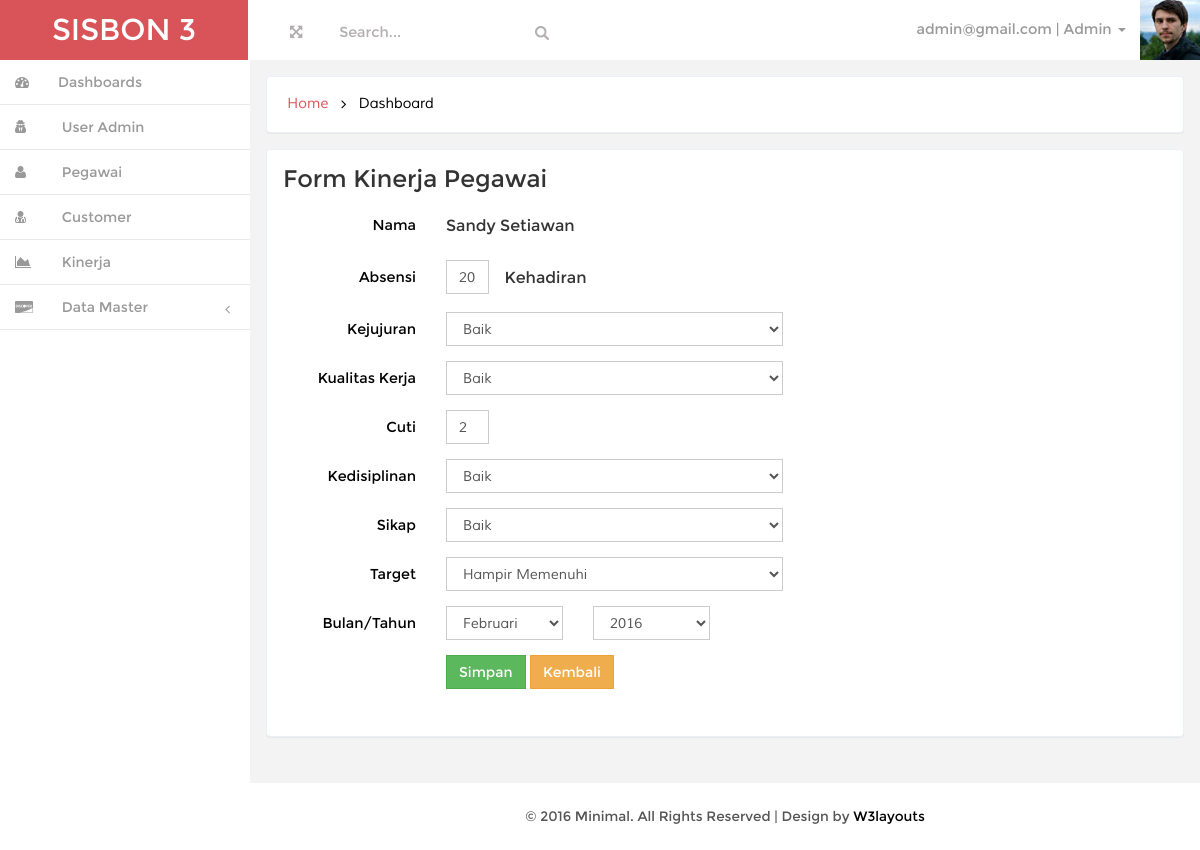
Page /index.php?page=kinerja_edit&idpegawai=1&id=2 (signed in) on the committed database.
### tables this page shows
CREATE TABLE IF NOT EXISTS `tbpegawai` (
  `id_pegawai` int(11) NOT NULL AUTO_INCREMENT,
  `nama` varchar(100) NOT NULL,
  `tgl_lahir` date NOT NULL,
  `no_telp` varchar(20) NOT NULL,
  `alamat` text NOT NULL,
  `tgl_masuk` date NOT NULL,
  `email` varchar(50) NOT NULL,
  `password` varchar(50) NOT NULL,
  PRIMARY KEY (`id_pegawai`)
);

CREATE TABLE IF NOT EXISTS `tbkinerja` (
  `id_kinerja` int(11) NOT NULL AUTO_INCREMENT,
  `id_pegawai` int(11) NOT NULL,
  `jml_absensi` int(11) NOT NULL,
  `kejujuran` int(11) NOT NULL,
  `kualitas_kerja` int(11) NOT NULL,
  `cuti` int(11) NOT NULL,
  `kedisiplinan` int(11) NOT NULL,
  `sikap` int(11) NOT NULL,
  `target` int(11) NOT NULL,
  `bulan` varchar(20) NOT NULL,
  `tahun` varchar(5) NOT NULL,
  PRIMARY KEY (`id_kinerja`)
);

CREATE TABLE IF NOT EXISTS `tbkejujuran` (
  `id_kejujuran` int(11) NOT NULL AUTO_INCREMENT,
  `ket` varchar(50) NOT NULL,
  `nilai` int(11) NOT NULL,
  PRIMARY KEY (`id_kejujuran`)
);

CREATE TABLE IF NOT EXISTS `tbkualitaskerja` (
  `id_kualitaskerja` int(11) NOT NULL AUTO_INCREMENT,
  `ket` varchar(50) NOT NULL,
  `nilai` int(11) NOT NULL,
  PRIMARY KEY (`id_kualitaskerja`)
);

CREATE TABLE IF NOT EXISTS `tbkedisiplinan` (
  `id_kedisiplinan` int(11) NOT NULL AUTO_INCREMENT,
  `ket` varchar(50) NOT NULL,
  `nilai` int(11) NOT NULL,
  PRIMARY KEY (`id_kedisiplinan`)
);

CREATE TABLE IF NOT EXISTS `tbsikap` (
  `id_sikap` int(11) NOT NULL AUTO_INCREMENT,
  `ket` varchar(50) NOT NULL,
  `nilai` int(11) NOT NULL,
  PRIMARY KEY (`id_sikap`)
);

CREATE TABLE IF NOT EXISTS `tbtarget` (
  `id_target` int(11) NOT NULL AUTO_INCREMENT,
  `ket` varchar(50) NOT NULL,
  `nilai` int(11) NOT NULL,
  PRIMARY KEY (`id_target`)
);

### class/User.php (called while the page is built, shortened)
<?php
include "SisbonHelper.php";
class User
{
    private $admin;
    public function __construct(){
        $admin = new Admin();
        $this->admin = $admin;
        $pegawai = new Pegawai();
        $customer = new Customer();
        if(isset($_SESSION['user_session']))
        {
            if($_SESSION['user_level']=='admin')
            {
                $this->getIdentitasAdmin();
            }
            elseif($_SESSION['user_level']=='pegawai')
            {
                $this->getIdentitasPegawai();
            }
            else
            {
                $this->getIdentitasCustomer();
            }
        }
    }
    public function getIdentitasAdmin()
    {
        $d = $this->admin->getById($_SESSION['user_session']);
        $this->nama_user = $d['nama'];
        $this->email_user = $d['email'];
    }
}

### class/Admin.php (called while the page is built, shortened)
<?php
class Admin implements BaseData
{
    private $conn;
    public function __construct()
    {
        $database = new Koneksi();
        $db = $database->dbKoneksi();
        $this->conn = $db;
    }
    public function getById($id)
    {
        $stmt = $this->conn->prepare("SELECT * FROM tbadmin WHERE id_admin=:uid_admin");
        $stmt->execute(array(':uid_admin'=>$id));
        $userRow=$stmt->fetch(PDO::FETCH_ASSOC);
        return $userRow;
    }
}

### session.php (called while the page is built, shortened)
<?php
$user = new User();

### class/Pegawai.php (called while the page is built, shortened)
<?php
class Pegawai implements BaseData
{
    private $conn;
    public function __construct()
    {
        $database = new Koneksi();
        $db = $database->dbKoneksi();
        $this->conn = $db;
    }
    public function getById($id)
    {
       try
       {
           $stmt = $this->conn->prepare("SELECT * FROM tbpegawai WHERE id_pegawai=$id");
           $stmt->execute();
           $rowPegawai = $stmt->fetch(PDO::FETCH_ASSOC);
           return $rowPegawai;
       }
       catch(PDOException $e)
       {
           echo $e->getMessage();
       }
    }
}

### class/Kinerja.php (called while the page is built, shortened)
<?php
class Kinerja implements BaseData
{
    private $conn;
    public function __construct()
    {
        $database = new Koneksi();
        $db = $database->dbKoneksi();
        $this->conn = $db;
    }
    public function getById($id)
    {
        try
        {
            $stmt = $this->conn->prepare("SELECT * FROM tbkinerja WHERE id_kinerja=$id");
            $stmt->execute();
            $rowKinerja = $stmt->fetch(PDO::FETCH_ASSOC);
            return $rowKinerja;
        }
        catch(PDOException $e)
        {
            echo $e->getMessage();
        }
    }
}

### class/Kejujuran.php (called while the page is built, shortened)
<?php
class Kejujuran implements BaseData
{
    private $conn;
    public function __construct()
    {
        $database = new Koneksi();
        $db = $database->dbKoneksi();
        $this->conn = $db;
    }
    public function getAll()
    {
        try
        {
            $stmt = $this->conn->prepare("SELECT * FROM tbkejujuran");
            $stmt->execute();
            $rowKejujuran = $stmt->fetchAll(PDO::FETCH_ASSOC);
            return $rowKejujuran;
        }
        catch(PDOException $e)
        {
            echo $e->getMessage();
        }
    }
}

### class/KualitasKerja.php (called while the page is built, shortened)
<?php
class KualitasKerja implements BaseData
{
    private $conn;
    public function __construct()
    {
        $database = new Koneksi();
        $db = $database->dbKoneksi();
        $this->conn = $db;
    }
    public function getAll()
    {
        try
        {
            $stmt = $this->conn->prepare("SELECT * FROM tbkualitaskerja");
            $stmt->execute();
            $row = $stmt->fetchAll(PDO::FETCH_ASSOC);
            return $row;
        }
        catch(PDOException $e)
        {
            echo $e->getMessage();
        }
    }
}

### class/Kedisiplinan.php (called while the page is built, shortened)
<?php
class Kedisiplinan implements BaseData
{
    private $conn;
    public function __construct()
    {
        $database = new Koneksi();
        $db = $database->dbKoneksi();
        $this->conn = $db;
    }
    public function getAll()
    {
        try
        {
            $stmt = $this->conn->prepare("SELECT * FROM tbkedisiplinan");
            $stmt->execute();
            $rowKedisiplinan = $stmt->fetchAll(PDO::FETCH_ASSOC);
            return $rowKedisiplinan;
        }
        catch(PDOException $e)
        {
            echo $e->getMessage();
        }
    }
}

### class/Sikap.php (called while the page is built, shortened)
<?php
class Sikap implements BaseData
{
    private $conn;
    public function __construct()
    {
        $database = new Koneksi();
        $db = $database->dbKoneksi();
        $this->conn = $db;
    }
    public function getAll()
    {
        try
        {
            $stmt = $this->conn->prepare("SELECT * FROM tbsikap");
            $stmt->execute();
            $row = $stmt->fetchAll(PDO::FETCH_ASSOC);
            return $row;
        }
        catch(PDOException $e)
        {
            echo $e->getMessage();
        }
    }
}

### class/Target.php (called while the page is built, shortened)
<?php
class Target implements BaseData
{
    private $conn;
    public function __construct()
    {
        $database = new Koneksi();
        $db = $database->dbKoneksi();
        $this->conn = $db;
    }
    public function getAll()
    {
        try
        {
            $stmt = $this->conn->prepare("SELECT * FROM tbtarget");
            $stmt->execute();
            $row = $stmt->fetchAll(PDO::FETCH_ASSOC);
            return $row;
        }
        catch(PDOException $e)
        {
            echo $e->getMessage();
        }
    }
}

### class/SisbonHelper.php (called while the page is built, shortened)
<?php
if(!function_exists('getBulan'))
{
    function getBulan()
    {
        return [
            'januari' => 'Januari',
            'februari' => 'Februari',
            'maret' => 'Maret',
            'april' => 'April',
            'mei' => 'Mei',
            'juni' => 'Juni',
            'juli' => 'Juli',
            'agustus' => 'Agustus',
            'september' => 'September',
            'oktober' => 'Oktober',
            'november'=>'November',
            'desember' => 'Desember'
        ];
    }
}
if(!function_exists('getTahun'))
{
    function getTahun()
    {
        return [
            '2016' => '2016',
            '2017' => '2017',
        ];
    }
}

### page/kinerja_edit.php (the view, shortened to what this page needs)
<?php
$id = 0;
$model = new Kinerja();
$modelPeg = new Pegawai();
$modelkejujuran = new Kejujuran();
$modelkualitaskerja = new KualitasKerja();
$modelKedisiplinan = new Kedisiplinan();
$modelSikap = new Sikap();
$modelTarget = new Target();
if($_GET['id']!=0) {
    $id = $_GET['id'];
}
$data = $model->getById($id);
$dataPegawai = $modelPeg->getById($_GET['idpegawai']);
?>
<h3>Form Kinerja Pegawai</h3>
<div class="grid-form">
<form class="form-horizontal" method="post">
    <div class="form-group">
        <label class="col-sm-2 control-label">Nama</label>
        <div class="col-md-5">
            <label class="form-control-static"><?=$dataPegawai['nama']?></label>
        </div>
    </div>
    <div class="form-group">
        <label class="col-sm-2 control-label">Absensi</label>
        <div class="col-md-1">
            <input type="text" class="form-control" name="jml_absensi" value="<?=$data['jml_absensi']?>" required>
        </div>
        <label class="form-control-static">Kehadiran</label>
    </div>
    <div class="form-group">
        <label class="col-sm-2 control-label">Kejujuran</label>
        <div class="col-md-5">
            <select name="kejujuran" class="form-control" required>
                <?php foreach($modelkejujuran->getAll() as $val) { ?>
                    <option value="<?=$val['id_kejujuran']?>" <?=$data['kejujuran']==$val['id_kejujuran'] ? 'selected' : '' ?> ><?=$val['ket']?></option>
                <?php } ?>
            </select>
        </div>
    </div>
    <div class="form-group">
        <label for="inputEmail3" class="col-sm-2 control-label">Kualitas Kerja</label>
        <div class="col-md-5">
            <select name="kualitas_kerja" class="form-control" required>
                <?php foreach($modelkualitaskerja->getAll() as $val) { ?>
                    <option value="<?=$val['id_kualitaskerja']?>" <?=$data['kualitas_kerja']==$val['id_kualitaskerja'] ? 'selected' : '' ?> ><?=$val['ket']?></option>
                <?php } ?>
            </select>
        </div>
    </div>
    <div class="form-group">
        <label for="inputPassword3" class="col-sm-2 control-label">Cuti</label>
        <div class="col-sm-1">
            <input type="text" name="cuti" class="form-control" value="<?=$data['cuti']?>" required>
        </div>
    </div>
    <div class="form-group">
        <label for="inputEmail3" class="col-sm-2 control-label">Kedisiplinan</label>
        <div class="col-md-5">
            <select name="kedisiplinan" class="form-control" required>
                <?php foreach($modelKedisiplinan->getAll() as $val) { ?>
                    <option value="<?=$val['id_kedisiplinan']?>" <?=$data['kedisiplinan']==$val['id_kedisiplinan'] ? 'selected' : '' ?> ><?=$val['ket']?></option>
                <?php } ?>
            </select>
        </div>
    </div>
    <div class="form-group">
        <label for="inputEmail3" class="col-sm-2 control-label">Sikap</label>
        <div class="col-md-5">
            <select name="sikap" class="form-control" required>
                <?php foreach($modelSikap->getAll() as $val) { ?>
                    <option value="<?=$val['id_sikap']?>" <?=$data['sikap']==$val['id_sikap'] ? 'selected' : '' ?> ><?=$val['ket']?></option>
                <?php } ?>
            </select>
        </div>
    </div>
    <div class="form-group">
        <label for="inputEmail3" class="col-sm-2 control-label">Target</label>
        <div class="col-md-5">
            <select name="target" class="form-control" required>
                <?php foreach($modelTarget->getAll() as $val) { ?>
                    <option value="<?=$val['id_target']?>" <?=$data['target']==$val['id_target'] ? 'selected' : '' ?> ><?=$val['ket']?></option>
                <?php } ?>
            </select>
        </div>
    </div>
    <div class="form-group">
        <label for="inputPassword3" class="col-sm-2 control-label">Bulan/Tahun</label>
        <div class="col-sm-2">
            <select name="bulan" class="form-control" required>
                <?php foreach(getBulan() as $key => $val) {?>
                    <option value="<?=$key?>" <?= $key==$data['bulan'] ? 'selected' : '' ?> ><?=$val?></option>
                <?php } ?>
            </select>
            </div>
            <div class="col-sm-2">
            <select name="tahun" class="form-control" required>
                <?php foreach(getTahun() as $key => $val) {?>
                    <option value="<?=$key?>" <?= $key==$data['tahun']?'selected':'' ?> ><?=$val?></option>
                <?php } ?>
            </select>
        </div>
    </div>
    <div class="form-group">
        <div class="col-sm-offset-2 col-sm-5">
            <input type="submit" name="simpan" class="btn btn-success" value="Simpan">
            <a href="?page=kinerjapegawai&id=<?=$_GET['idpegawai']?>" class="btn btn-warning">Kembali</a>
        </div>
    </div>
</form>
</div>

### index.php (shortened to what this page needs)
<?php
require_once("session.php");
?>
<!DOCTYPE HTML>
<html>
<head>
<link href="css/bootstrap.min.css" rel='stylesheet' type='text/css' />
<link href="css/style.css" rel='stylesheet' type='text/css' />
<link href="css/font-awesome.css" rel="stylesheet">
<link href="css/custom.css" rel="stylesheet">
</head>
<body>
<div id="wrapper">
        <nav class="navbar-default navbar-static-top" role="navigation">
             <div class="navbar-header">
               <h1> <a class="navbar-brand" href="index.php">SISBON <?=SISBON_LEVEL_USER_CUSTOMER?></a></h1>
			   </div>
			 <div class=" border-bottom">
        	<div class="full-left">
        	  <section class="full-top">
				<button id="toggle"><i class="fa fa-arrows-alt"></i></button>
			</section>
			<form class=" navbar-left-right">
              <input type="text"  value="Search..." onfocus="this.value = '';" onblur="if (this.value == '') {this.value = 'Search...';}">
              <input type="submit" value="" class="fa fa-search">
            </form>
            <div class="clearfix"> </div>
           </div>
		    <div class="drop-men" >
		        <ul class=" nav_1">
					<li class="dropdown">
		              <a href="#" class="dropdown-toggle dropdown-at" data-toggle="dropdown"><span class=" name-caret"><?=$user->email_user?> | <?=$user->nama_user?><i class="caret"></i></span><img src="images/wo.jpg"></a>
		            </li>
		        </ul>
		     </div>
			<div class="clearfix">
     </div>
		    <div class="navbar-default sidebar" role="navigation">
                <div class="sidebar-nav navbar-collapse">
                <ul class="nav" id="side-menu">
					<?php include "sidemenu.php" ?>
                </ul>
            </div>
			</div>
        </nav>
        <div id="page-wrapper" class="gray-bg dashbard-1">
       <div class="content-main">
		    <div class="banner">
				<h2>
				<a href="index.html">Home</a>
				<i class="fa fa-angle-right"></i>
				<span>Dashboard</span>
				</h2>
		    </div>
		   <div class="blank">
			   <div class="blank-page">
					<?php
					if(isset($_GET['page']) AND file_exists('page/'.$_GET['page'].'.php')){include "page/".$_GET['page'].'.php';} else {include "page/home.php";}
					?>
			   </div>
		   </div>
<div class="copy">
            <p> &copy; 2016 Minimal. All Rights Reserved | Design by <a href="#" target="_blank">W3layouts</a> </p>
	    </div>
		</div>
       </div>
     </div>
</body>
</html>

### rows in the picture
tbpegawai: nama "Sandy Setiawan"
tbkinerja: jml_absensi "20", kejujuran "Baik", kualitas_kerja "Baik", cuti "2", kedisiplinan "Baik", sikap "Baik", target "Hampir Memenuhi", bulan "Februari", tahun "2016"

### other values in the picture
SISBON_LEVEL_USER_CUSTOMER "3"
$user->email_user "admin@gmail.com"
$user->nama_user "Admin"
